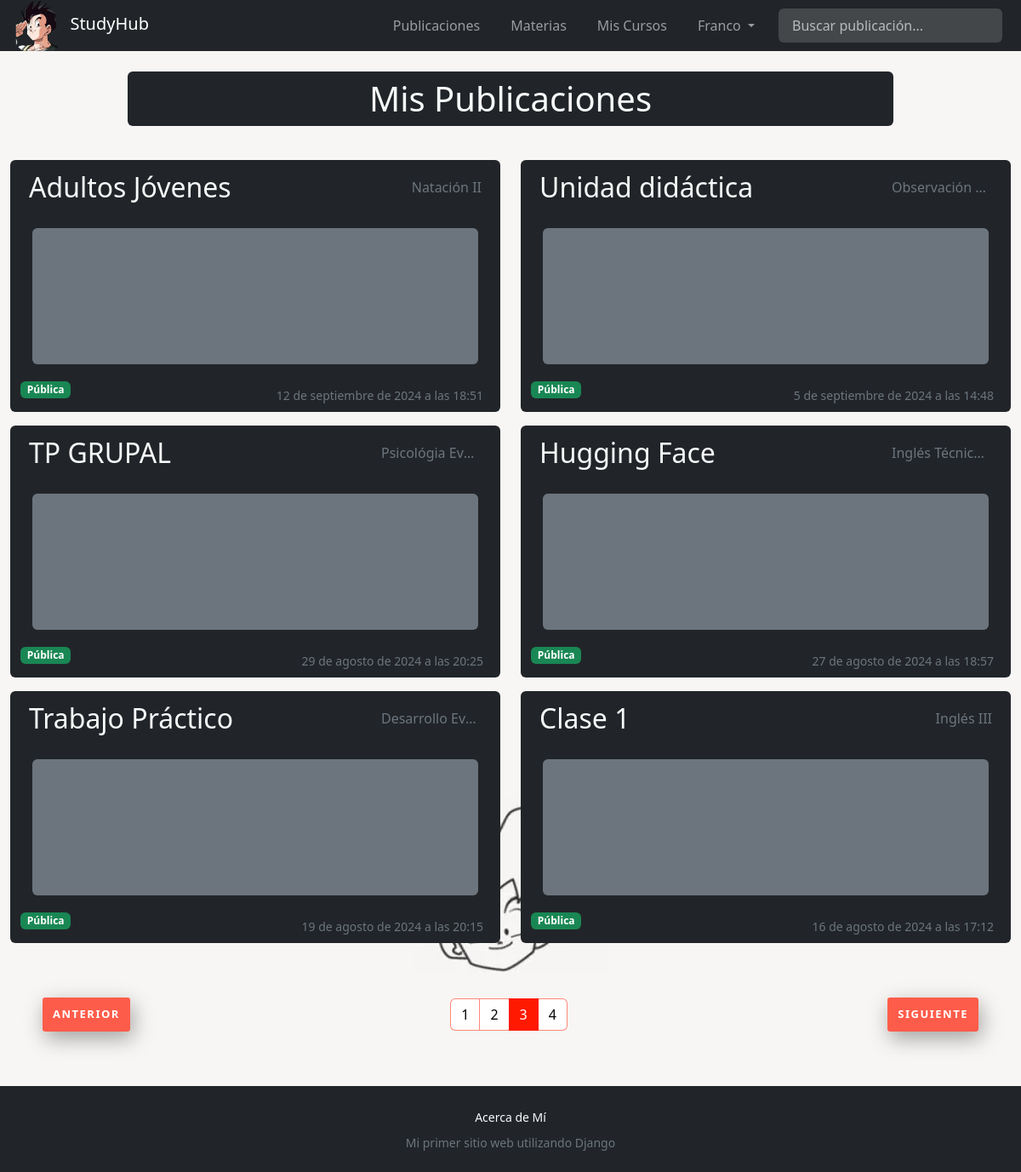
/cuenta/mis-publicaciones/?page=3 (signed in), run on an earlier commit of the app's database.
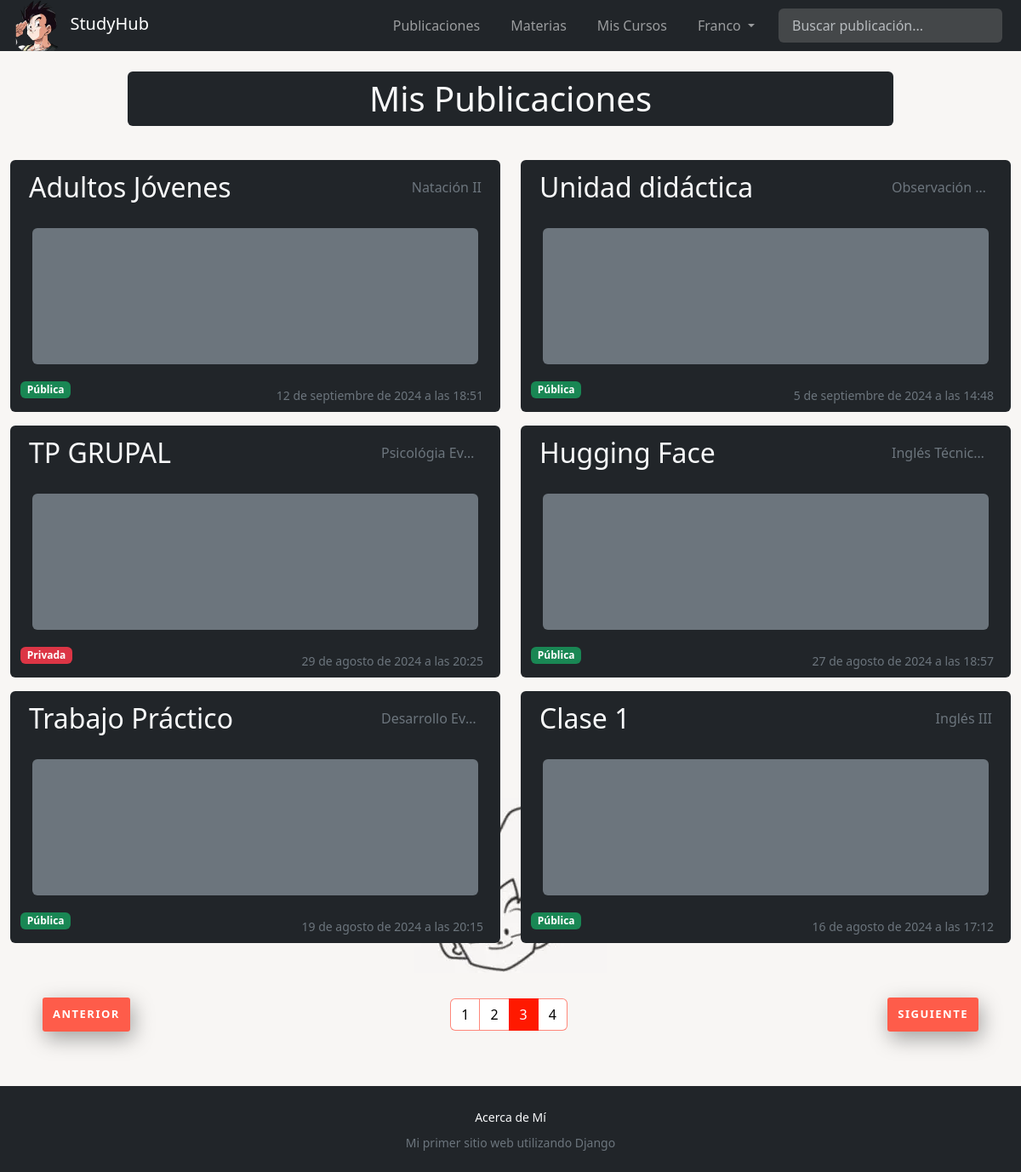
And on a later commit of the database.
### study_hub/models.py (models this page shows, shortened)
class Publication(Model):
    author = ForeignKey(User, on_delete=CASCADE, blank=False, default=1)
    title = CharField(max_length=60, blank=False)
    content = tinymce_models.HTMLField()
    publication_date = DateTimeField(auto_now_add=True)
    subject = ForeignKey(Subject, on_delete=CASCADE, blank=False)
    isPrivate = BooleanField(default=False)

class Subject(Model):
    name = CharField(max_length=40)
    code = IntegerField(validators=[MaxValueValidator(9999), MinValueValidator(1)])
    career = ForeignKey(Career, on_delete=CASCADE)
    class Meta:
        ordering = ["career", "code"]

### account/views.py (the view)
# urls.py: path("mis-publicaciones/", my_publications, name="my_publications"),
@login_required
def my_publications(request):
    publications_filter = Publication.objects.filter(author=request.user).order_by(
        "-publication_date"
    )
    paginator = Paginator(publications_filter, 6)
    page = request.GET.get("page")
    try:
        publications = paginator.page(page)
    except PageNotAnInteger:
        publications = paginator.page(1)
    except EmptyPage:
        publications = paginator.page(paginator.num_pages)
    return render(
        request,
        "my_publications.html",
        {"title": "Mis Publicaciones", "my_publications": publications},
    )

### account/templates/my_publications.html (shortened to what this page needs)
{% extends 'layout.html' %}
{% block header %}
<h1 class="text-center w-75 m-auto py-2 px-4 bg-dark text-light rounded">{{title}}</h1>
{% endblock header %}
{% block content %}
<div class="row mx-auto mt-4" style="width: 100%;">
    {% for publication in my_publications %}
    <div class="col-12 col-sm-6">
        <div class="container rounded text-light bg-dark mx-auto">
            <div class="my-publication-header d-flex py-2 justify-content-between align-items-center">
                <a href="{% url 'apuntes:publication_detail' subject=publication.subject.name id=publication.subject.pk pk=publication.pk %}"
                    class="text-truncate link-light link-underline-opacity-0 link-underline-opacity-75-hover fs-2">
                    {{publication.title}}
                </a>
                <a href="{% url 'apuntes:publications' subject=publication.subject.name id=publication.subject.pk %}"
                    class="text-secondary text-truncate text-end link-light link-underline-opacity-0 ">
                    {{publication.subject.name}}
                </a>
            </div>
            <div class="my-publication-content my-3 mx-auto py-2 px-3 bg-secondary rounded"
                id="publication-content-{{publication.id}}"
                aria-details="{{publication.subject.name}}-{{publication.subject.id}}">
            </div>
            <form method="POST" action="{% url 'apuntes:change_post_privacy' publication.pk %}"
                class="position-absolute button-0">
                <button type="submit" style="all:unset; cursor: pointer;"
                    title="Cambiar a {%if publication.isPrivate %} Pública {%else%} Privada {%endif%}">
                    {% if publication.isPrivate %}
                    <span class="badge bg-danger">Privada</span>
                    {% else %}
                    <span class="badge bg-success">Pública</span>
                    {% endif %}
                </button>
            </form>
            <p class="text-end text-secondary p-2 text-truncate">
                <small>{{publication.publication_date}}</small>
            </p>
        </div>
    </div>
    {% endfor %}
    <nav class="col-11 mt-5 mx-auto d-flex justify-content-between align-items-center">
        {% if my_publications.has_previous %}
        <a href="?page={{ my_publications.previous_page_number }}" class="custom-link">
            Anterior
        </a>
        {% else %}
        <button class="custom-link" disabled>
            Anterior
        </button>
        {% endif %}
        <ul class="pagination pagination-md m-0">
            {% for num_page in my_publications.paginator.page_range %}
            {% if my_publications.number == num_page %}
            <li class="page-item active" aria-current="page"> <span class="page-link">{{ num_page }}</span></li>
            {% else %}
            <li class="page-item"> <a class="page-link" href="?page={{ num_page }}">{{ num_page }}</a></li>
            {% endif %}
            {% endfor %}
        </ul>
        {% if my_publications.has_next %}
        <a href="?page={{ my_publications.next_page_number }}" class="custom-link">
            Siguiente
        </a>
        {% else %}
        <button class="custom-link" disabled>
            Siguiente
        </button>
        {% endif %}
    </nav>
</div>
{% endblock content %}

What changed in the data, as far as the page shows it:
changed Publication "TP GRUPAL": isPrivate "Pública" → "Privada"
